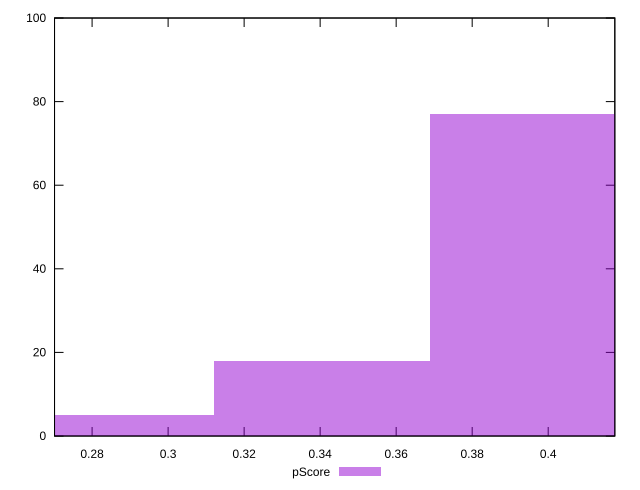

This chart was generated by the following gnuplot code:
reset

$pScore <<EOF
0.39722544660384884 77
0.28373246185989204 5
0.34047895423187047 18
EOF

set key outside below
set boxwidth 0.05674649237197841
set xrange [0.2701176470588235:0.41752941176470587]
set yrange [0:100]
set trange [0:100]
set style fill transparent solid 0.5 noborder
set terminal svg size 640, 490 enhanced background rgb 'white'
set output "report_00013_2021-02-09T12-04-24.940Z/render-blocking-resources/samples/pages/pScore/histogram.svg"

plot $pScore title "pScore" with boxes

reset
